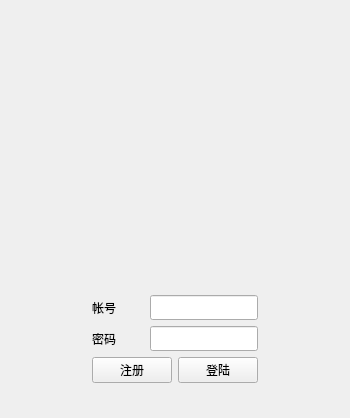
<?xml version="1.0" encoding="UTF-8"?>
<ui version="4.0">
 <class>Widget</class>
 <widget class="QWidget" name="Widget">
  <property name="geometry">
   <rect>
    <x>0</x>
    <y>0</y>
    <width>350</width>
    <height>418</height>
   </rect>
  </property>
  <property name="baseSize">
   <size>
    <width>10</width>
    <height>10</height>
   </size>
  </property>
  <property name="contextMenuPolicy">
   <enum>Qt::NoContextMenu</enum>
  </property>
  <property name="windowTitle">
   <string>Widget</string>
  </property>
  <layout class="QHBoxLayout" name="horizontalLayout_4">
   <item>
    <spacer name="horizontalSpacer_4">
     <property name="orientation">
      <enum>Qt::Horizontal</enum>
     </property>
     <property name="sizeHint" stdset="0">
      <size>
       <width>40</width>
       <height>20</height>
      </size>
     </property>
    </spacer>
   </item>
   <item>
    <layout class="QVBoxLayout" name="verticalLayout">
     <item>
      <spacer name="verticalSpacer">
       <property name="orientation">
        <enum>Qt::Vertical</enum>
       </property>
       <property name="sizeType">
        <enum>QSizePolicy::Expanding</enum>
       </property>
       <property name="sizeHint" stdset="0">
        <size>
         <width>20</width>
         <height>300</height>
        </size>
       </property>
      </spacer>
     </item>
     <item>
      <layout class="QHBoxLayout" name="horizontalLayout">
       <item>
        <widget class="QLabel" name="label">
         <property name="font">
          <font>
           <family>微软雅黑</family>
          </font>
         </property>
         <property name="text">
          <string>帐号</string>
         </property>
        </widget>
       </item>
       <item>
        <spacer name="horizontalSpacer">
         <property name="orientation">
          <enum>Qt::Horizontal</enum>
         </property>
         <property name="sizeHint" stdset="0">
          <size>
           <width>0</width>
           <height>0</height>
          </size>
         </property>
        </spacer>
       </item>
       <item>
        <widget class="QLineEdit" name="usernameEdit">
         <property name="font">
          <font>
           <family>微软雅黑</family>
          </font>
         </property>
        </widget>
       </item>
      </layout>
     </item>
     <item>
      <layout class="QHBoxLayout" name="horizontalLayout_2">
       <item>
        <widget class="QLabel" name="label_2">
         <property name="font">
          <font>
           <family>微软雅黑</family>
          </font>
         </property>
         <property name="text">
          <string>密码</string>
         </property>
        </widget>
       </item>
       <item>
        <spacer name="horizontalSpacer_2">
         <property name="orientation">
          <enum>Qt::Horizontal</enum>
         </property>
         <property name="sizeHint" stdset="0">
          <size>
           <width>0</width>
           <height>0</height>
          </size>
         </property>
        </spacer>
       </item>
       <item>
        <widget class="QLineEdit" name="passwordEdit">
         <property name="font">
          <font>
           <family>微软雅黑</family>
          </font>
         </property>
         <property name="text">
          <string/>
         </property>
         <property name="echoMode">
          <enum>QLineEdit::Password</enum>
         </property>
         <property name="readOnly">
          <bool>false</bool>
         </property>
        </widget>
       </item>
      </layout>
     </item>
     <item>
      <layout class="QHBoxLayout" name="horizontalLayout_5">
       <item>
        <widget class="QPushButton" name="signupButtion">
         <property name="text">
          <string>注册</string>
         </property>
        </widget>
       </item>
       <item>
        <widget class="QPushButton" name="loginButton">
         <property name="cursor">
          <cursorShape>ArrowCursor</cursorShape>
         </property>
         <property name="text">
          <string>登陆</string>
         </property>
        </widget>
       </item>
      </layout>
     </item>
     <item>
      <spacer name="verticalSpacer_2">
       <property name="orientation">
        <enum>Qt::Vertical</enum>
       </property>
       <property name="sizeType">
        <enum>QSizePolicy::Expanding</enum>
       </property>
       <property name="sizeHint" stdset="0">
        <size>
         <width>20</width>
         <height>40</height>
        </size>
       </property>
      </spacer>
     </item>
    </layout>
   </item>
   <item>
    <spacer name="horizontalSpacer_3">
     <property name="orientation">
      <enum>Qt::Horizontal</enum>
     </property>
     <property name="sizeType">
      <enum>QSizePolicy::Expanding</enum>
     </property>
     <property name="sizeHint" stdset="0">
      <size>
       <width>40</width>
       <height>20</height>
      </size>
     </property>
    </spacer>
   </item>
  </layout>
 </widget>
 <layoutdefault spacing="6" margin="11"/>
 <resources/>
 <connections/>
</ui>
